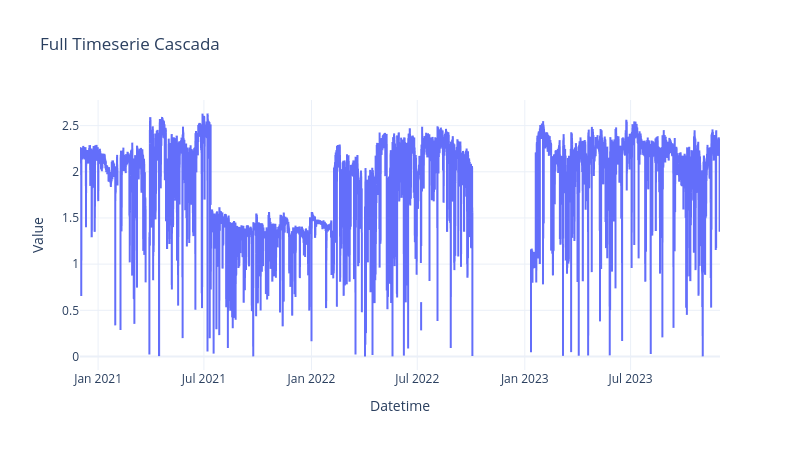

Notebook cell for this chart:
### Code cell
cascada = hydro_variable_capacity[hydro_variable_capacity['Values_Name'] == 'CASCADA'].sort_values(by='Datetime')

fig = px.line(
    cascada, 
    x='Datetime', y='Value', title='Full Timeserie Cascada',
    height=9*50, width=16*50,
    template="plotly_white"
)
fig.show()

### Figure 1 — Plotly figure (JSON) as saved in the notebook; plotly's stock layout.template omitted (floating-point values rounded to 4 significant figures; data arrays with more than 128 entries replaced by an {"elided": "..."} marker saying what was removed)
{"data": [{"hovertemplate": "Datetime=%{x}<br>Value=%{y}<extra></extra>", "legendgroup": "", "line": {"color": "#636efa", "dash": "solid"}, "marker": {"symbol": "circle"}, "mode": "lines", "name": "", "showlegend": false, "type": "scattergl", "x": {"elided": "23520 str values"}, "xaxis": "x", "y": {"elided": "23520 float values"}, "yaxis": "y"}], "layout": {"height": 450, "legend": {"tracegroupgap": 0}, "title": {"text": "Full Timeserie Cascada"}, "width": 800, "xaxis": {"anchor": "y", "domain": [0, 1], "title": {"text": "Datetime"}}, "yaxis": {"anchor": "x", "domain": [0, 1], "title": {"text": "Value"}}}}
